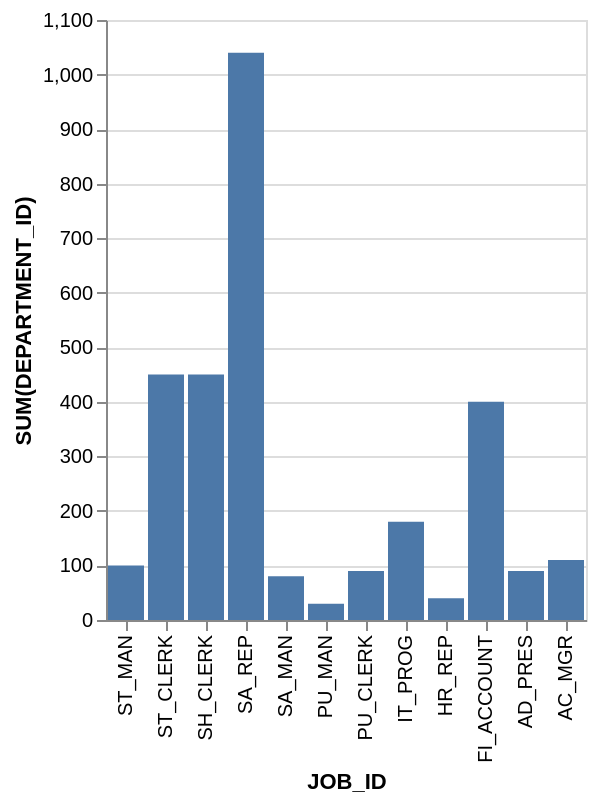

The specification (Vega-Lite) saved for this image:
### Vega-Lite specification from a JSON file in a GitHub repository (floating-point values rounded to 4 significant figures)
{"data": {"values": [{"x_data": "ST_MAN", "y_data": 100}, {"x_data": "ST_CLERK", "y_data": 450}, {"x_data": "SH_CLERK", "y_data": 450}, {"x_data": "SA_REP", "y_data": 1040}, {"x_data": "SA_MAN", "y_data": 80}, {"x_data": "PU_MAN", "y_data": 30}, {"x_data": "PU_CLERK", "y_data": 90}, {"x_data": "IT_PROG", "y_data": 180}, {"x_data": "HR_REP", "y_data": 40}, {"x_data": "FI_ACCOUNT", "y_data": 400}, {"x_data": "AD_PRES", "y_data": 90}, {"x_data": "AC_MGR", "y_data": 110}]}, "mark": "bar", "encoding": {"x": {"field": "x_data", "type": "nominal", "title": "JOB_ID", "sort": "descending"}, "y": {"field": "y_data", "type": "quantitative", "title": "SUM(DEPARTMENT_ID)"}}}
